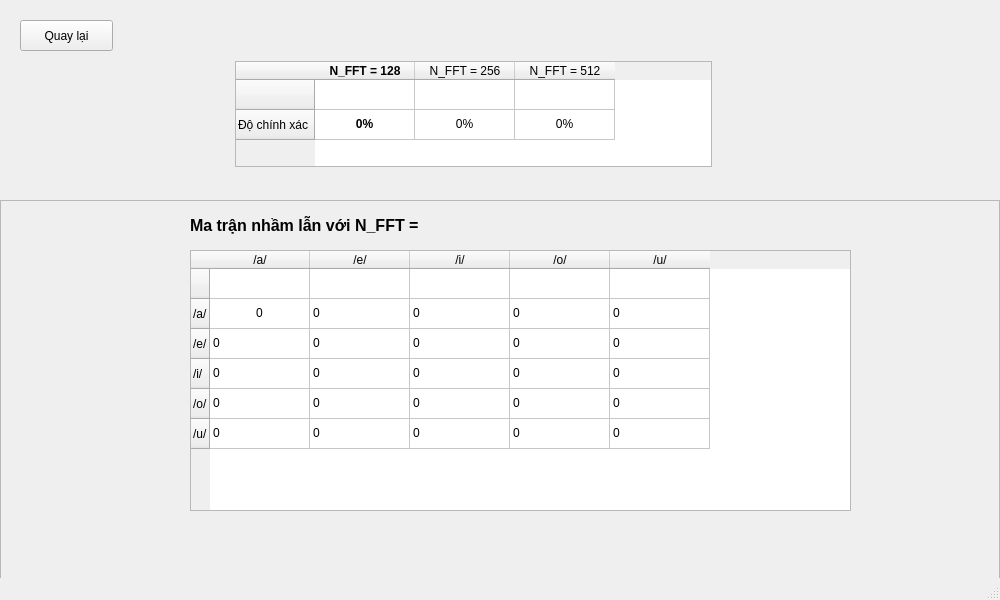
<?xml version="1.0" encoding="UTF-8"?>
<ui version="4.0">
 <class>MainWindow</class>
 <widget class="QMainWindow" name="MainWindow">
  <property name="geometry">
   <rect>
    <x>0</x>
    <y>0</y>
    <width>1000</width>
    <height>600</height>
   </rect>
  </property>
  <property name="windowTitle">
   <string>MainWindow</string>
  </property>
  <widget class="QWidget" name="centralwidget">
   <widget class="QFrame" name="frame">
    <property name="geometry">
     <rect>
      <x>0</x>
      <y>200</y>
      <width>1000</width>
      <height>400</height>
     </rect>
    </property>
    <property name="frameShape">
     <enum>QFrame::StyledPanel</enum>
    </property>
    <property name="frameShadow">
     <enum>QFrame::Raised</enum>
    </property>
    <widget class="QTableWidget" name="tableWidget">
     <property name="geometry">
      <rect>
       <x>190</x>
       <y>50</y>
       <width>661</width>
       <height>261</height>
      </rect>
     </property>
     <row>
      <property name="text">
       <string/>
      </property>
     </row>
     <row>
      <property name="text">
       <string>/a/</string>
      </property>
     </row>
     <row>
      <property name="text">
       <string>/e/</string>
      </property>
     </row>
     <row>
      <property name="text">
       <string>/i/</string>
      </property>
     </row>
     <row>
      <property name="text">
       <string>/o/</string>
      </property>
     </row>
     <row>
      <property name="text">
       <string>/u/</string>
      </property>
     </row>
     <column>
      <property name="text">
       <string>/a/</string>
      </property>
     </column>
     <column>
      <property name="text">
       <string>/e/</string>
      </property>
     </column>
     <column>
      <property name="text">
       <string>/i/</string>
      </property>
     </column>
     <column>
      <property name="text">
       <string>/o/</string>
      </property>
     </column>
     <column>
      <property name="text">
       <string>/u/</string>
      </property>
     </column>
     <item row="1" column="0">
      <property name="text">
       <string>0</string>
      </property>
      <property name="font">
       <font>
        <pointsize>9</pointsize>
       </font>
      </property>
      <property name="textAlignment">
       <set>AlignCenter</set>
      </property>
     </item>
     <item row="1" column="1">
      <property name="text">
       <string>0</string>
      </property>
     </item>
     <item row="1" column="2">
      <property name="text">
       <string>0</string>
      </property>
     </item>
     <item row="1" column="3">
      <property name="text">
       <string>0</string>
      </property>
     </item>
     <item row="1" column="4">
      <property name="text">
       <string>0</string>
      </property>
     </item>
     <item row="2" column="0">
      <property name="text">
       <string>0</string>
      </property>
     </item>
     <item row="2" column="1">
      <property name="text">
       <string>0</string>
      </property>
     </item>
     <item row="2" column="2">
      <property name="text">
       <string>0</string>
      </property>
     </item>
     <item row="2" column="3">
      <property name="text">
       <string>0</string>
      </property>
     </item>
     <item row="2" column="4">
      <property name="text">
       <string>0</string>
      </property>
     </item>
     <item row="3" column="0">
      <property name="text">
       <string>0</string>
      </property>
     </item>
     <item row="3" column="1">
      <property name="text">
       <string>0</string>
      </property>
     </item>
     <item row="3" column="2">
      <property name="text">
       <string>0</string>
      </property>
     </item>
     <item row="3" column="3">
      <property name="text">
       <string>0</string>
      </property>
     </item>
     <item row="3" column="4">
      <property name="text">
       <string>0</string>
      </property>
     </item>
     <item row="4" column="0">
      <property name="text">
       <string>0</string>
      </property>
     </item>
     <item row="4" column="1">
      <property name="text">
       <string>0</string>
      </property>
     </item>
     <item row="4" column="2">
      <property name="text">
       <string>0</string>
      </property>
     </item>
     <item row="4" column="3">
      <property name="text">
       <string>0</string>
      </property>
     </item>
     <item row="4" column="4">
      <property name="text">
       <string>0</string>
      </property>
     </item>
     <item row="5" column="0">
      <property name="text">
       <string>0</string>
      </property>
     </item>
     <item row="5" column="1">
      <property name="text">
       <string>0</string>
      </property>
     </item>
     <item row="5" column="2">
      <property name="text">
       <string>0</string>
      </property>
     </item>
     <item row="5" column="3">
      <property name="text">
       <string>0</string>
      </property>
     </item>
     <item row="5" column="4">
      <property name="text">
       <string>0</string>
      </property>
     </item>
    </widget>
    <widget class="QLabel" name="label">
     <property name="geometry">
      <rect>
       <x>190</x>
       <y>10</y>
       <width>441</width>
       <height>31</height>
      </rect>
     </property>
     <property name="text">
      <string>&lt;html&gt;&lt;head/&gt;&lt;body&gt;&lt;p&gt;&lt;span style=&quot; font-size:12pt; font-weight:600;&quot;&gt;Ma trận nhầm lẫn với N_FFT = &lt;/span&gt;&lt;/p&gt;&lt;/body&gt;&lt;/html&gt;</string>
     </property>
    </widget>
   </widget>
   <widget class="QTableWidget" name="tableWidget_2">
    <property name="geometry">
     <rect>
      <x>235</x>
      <y>61</y>
      <width>477</width>
      <height>106</height>
     </rect>
    </property>
    <row>
     <property name="text">
      <string/>
     </property>
    </row>
    <row>
     <property name="text">
      <string>Độ chính xác</string>
     </property>
    </row>
    <column>
     <property name="text">
      <string>N_FFT = 128</string>
     </property>
     <property name="font">
      <font>
       <weight>75</weight>
       <bold>true</bold>
      </font>
     </property>
    </column>
    <column>
     <property name="text">
      <string>N_FFT = 256</string>
     </property>
     <property name="textAlignment">
      <set>AlignCenter</set>
     </property>
    </column>
    <column>
     <property name="text">
      <string>N_FFT = 512</string>
     </property>
    </column>
    <item row="1" column="0">
     <property name="text">
      <string>0%</string>
     </property>
     <property name="font">
      <font>
       <weight>75</weight>
       <bold>true</bold>
      </font>
     </property>
     <property name="textAlignment">
      <set>AlignCenter</set>
     </property>
     <property name="background">
      <brush brushstyle="NoBrush">
       <color alpha="255">
        <red>255</red>
        <green>0</green>
        <blue>0</blue>
       </color>
      </brush>
     </property>
     <property name="foreground">
      <brush brushstyle="NoBrush">
       <color alpha="255">
        <red>255</red>
        <green>0</green>
        <blue>0</blue>
       </color>
      </brush>
     </property>
    </item>
    <item row="1" column="1">
     <property name="text">
      <string>0%</string>
     </property>
     <property name="textAlignment">
      <set>AlignCenter</set>
     </property>
    </item>
    <item row="1" column="2">
     <property name="text">
      <string>0%</string>
     </property>
     <property name="textAlignment">
      <set>AlignCenter</set>
     </property>
    </item>
   </widget>
   <widget class="QPushButton" name="pushButton">
    <property name="geometry">
     <rect>
      <x>20</x>
      <y>20</y>
      <width>93</width>
      <height>31</height>
     </rect>
    </property>
    <property name="text">
     <string>Quay lại</string>
    </property>
   </widget>
  </widget>
  <widget class="QMenuBar" name="menubar">
   <property name="geometry">
    <rect>
     <x>0</x>
     <y>0</y>
     <width>1000</width>
     <height>26</height>
    </rect>
   </property>
  </widget>
  <widget class="QStatusBar" name="statusbar"/>
 </widget>
 <resources/>
 <connections/>
</ui>
